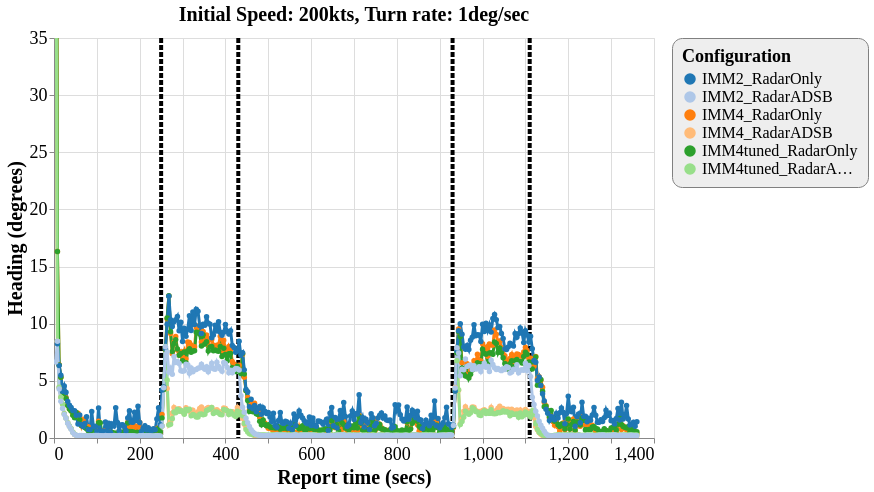

This figure's Vega-Lite source:
### Vega-Lite specification from a JSON file in a GitHub repository (floating-point values rounded to 4 significant figures; data arrays with more than 128 entries replaced by an {"elided": "..."} marker saying what was removed)
{"config": {"view": {"continuousWidth": 600, "continuousHeight": 400}, "axisX": {"labelFontSize": 18, "titleFontSize": 20}, "axisY": {"labelFontSize": 18, "titleFontSize": 20}, "font": "Times New Roman", "legend": {"cornerRadius": 10, "fillColor": "#EEEEEE", "labelFontSize": 16, "padding": 10, "strokeColor": "gray", "titleFontSize": 18}, "title": {"fontSize": 20}}, "layer": [{"data": {"name": "data-f6abfb9191b080f37ad4995a46cd9647"}, "mark": {"type": "rule", "strokeDash": [5, 2], "strokeWidth": 4}, "encoding": {"color": {"type": "nominal", "field": "color", "scale": null}, "x": {"type": "quantitative", "field": "tt"}}}, {"data": {"name": "data-a9c2b8120670187c02c79d8e1f80f955"}, "mark": {"type": "line", "point": true, "strokeWidth": 3}, "encoding": {"color": {"type": "ordinal", "field": "config", "scale": {"scheme": "category20"}, "sort": ["IMM2_RadarOnly", "IMM2_RadarADSB", "IMM4_RadarOnly", "IMM4_RadarADSB", "IMM4tuned_RadarOnly", "IMM4tuned_RadarADSB"], "title": "Configuration"}, "x": {"type": "quantitative", "field": "time", "title": "Report time (secs)"}, "y": {"type": "quantitative", "field": "rmse_hdg", "scale": {"domain": [0, 35], "zero": false}, "title": "Heading (degrees)"}}, "selection": {"selector112": {"type": "interval", "bind": "scales", "encodings": ["x", "y"]}}, "title": "Initial Speed: 200kts, Turn rate: 1deg/sec"}], "$schema": "https://vega.github.io/schema/vega-lite/v4.8.1.json", "datasets": {"data-f6abfb9191b080f37ad4995a46cd9647": [{"tt": 250, "color": "black"}, {"tt": 430, "color": "black"}, {"tt": 930, "color": "black"}, {"tt": 1110, "color": "black"}], "data-a9c2b8120670187c02c79d8e1f80f955": {"elided": "2039 records"}}}
